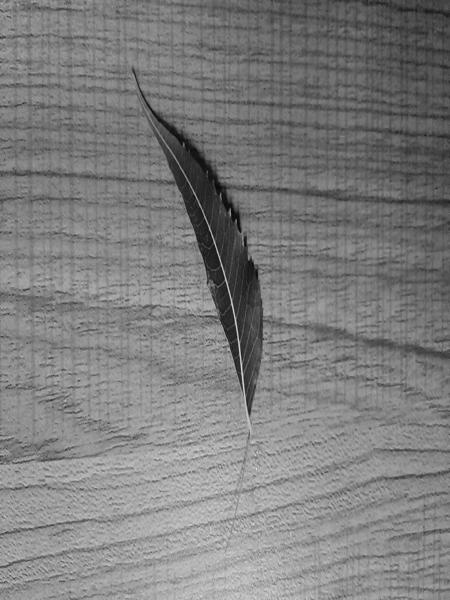
#> input picture test/gray.jpg, 450 x 600 px, found by its file name
$ python flip.py
#> lines starting #> are read from the running program, lines starting #| are printed output that depends on the picture
#rotation
import cv2 as cv
img=cv.imread("C:/Users/ayush/Desktop/ZZ/test/gray.jpg")
#> img is the input picture: shape (600, 450, 3); min 2, max 226, mean 126.1
height,width=img.shape[:2]
#> height = 600; width = 450
#rotation matrix
matrix=cv.getRotationMatrix2D((width/2,height/2),30,1)
#applying matrix to the image
rotated=cv.warpAffine(img,matrix,(width,height))
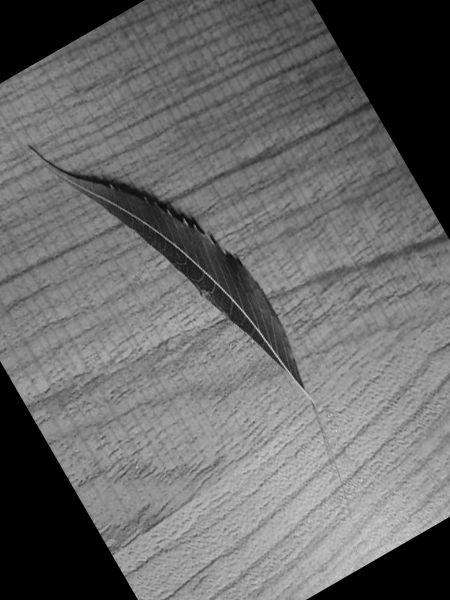
#> rotated: shape (600, 450, 3); min 0, max 218, mean 105.2
matrix=cv.getRotationMatrix2D((width/2,height/2),45,1)
#applying matrix to the image
rotated1=cv.warpAffine(img,matrix,(width,height))
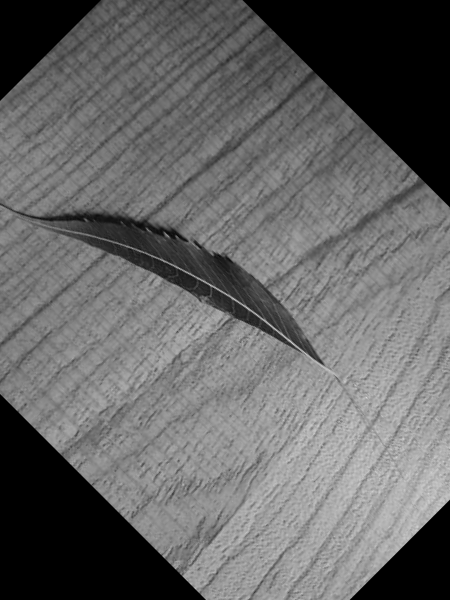
#> rotated1: shape (600, 450, 3); min 0, max 217, mean 101
matrix=cv.getRotationMatrix2D((width/2,height/2),60,1)
#applying matrix to the image
rotated2=cv.warpAffine(img,matrix,(width,height))
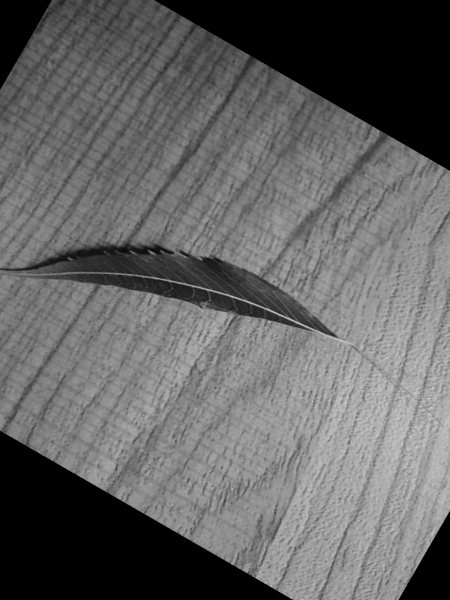
#> rotated2: shape (600, 450, 3); min 0, max 216, mean 99.2

output_path = "C:/Users/ayush/Desktop/ZZ/test/rotated.jpg"
cv.imwrite(output_path, rotated)
output_path = "C:/Users/ayush/Desktop/ZZ/test/rotated1.jpg"
cv.imwrite(output_path, rotated1)
output_path = "C:/Users/ayush/Desktop/ZZ/test/rotated3.jpg"
cv.imwrite(output_path, rotated2)
